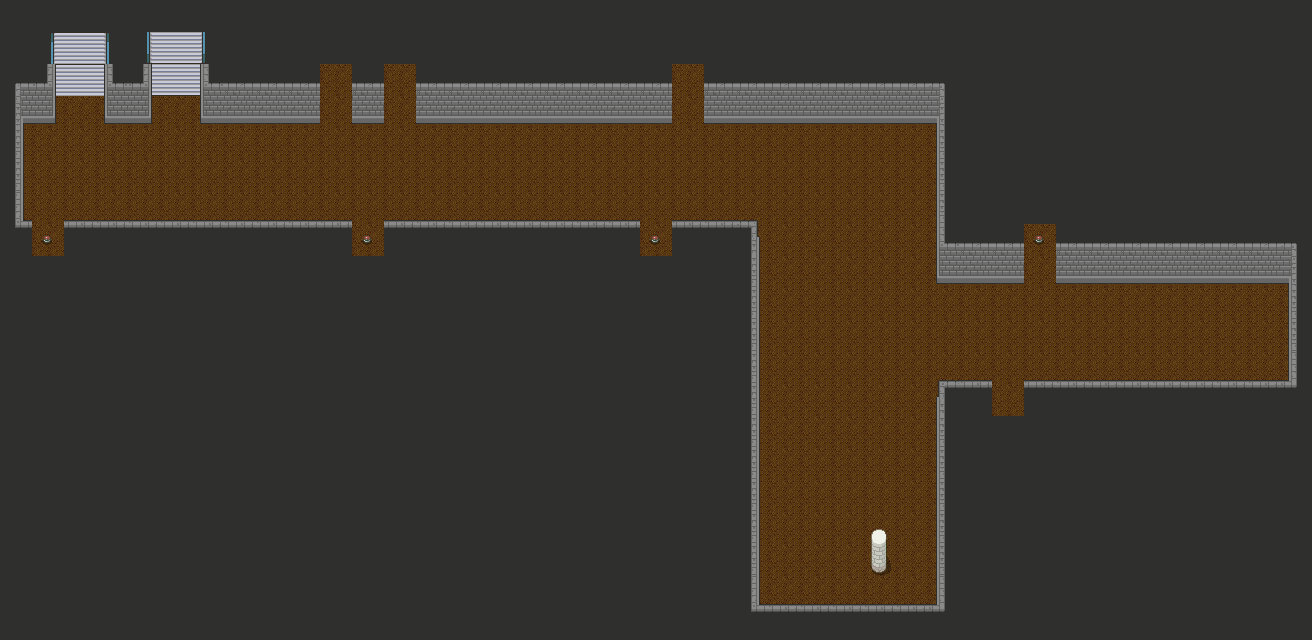

Below is a game level as drawn by its tile map, then a one-line description and the .tmx that defines it (tile-layer data replaced by summaries):
An orthogonal 41x20 tile map with 32x32 px tiles, 3 tile layers (floor, stairs, wall), 3 tilesets and 5 objects (2x 21N307, down, 21N308, 21N304).

<map version="1.8" tiledversion="1.8.5" orientation="orthogonal" renderorder="right-down" width="41" height="20" tilewidth="32" tileheight="32" infinite="0" nextlayerid="7" nextobjectid="11">
 <tileset firstgid="1" source="assets/pokemon_v2.tsx" />
 <tileset firstgid="987" source="assets/Dungeon_v2.tsx" />
 <tileset firstgid="1215" source="assets/Slates_v2.tsx" />
 <layer id="4" name="floor" width="41" height="20">
  <data>[820 cells, 820 non-empty, 2 distinct tile ids]</data>
 </layer>
 <layer id="2" name="stairs" width="41" height="20">
  <data>[820 cells, 55 non-empty, 11 distinct tile ids]</data>
 </layer>
 <layer id="1" name="wall" width="41" height="20">
  <data>[820 cells, 251 non-empty, 32 distinct tile ids]</data>
 </layer>
 <objectgroup id="6" name="door">
  <object id="1" name="down" x="78" y="48.6667">
   <properties>
    <property name="nextDirection" value="DOWN" />
    <property name="nextMap" value="21N2" />
    <property name="nextX" type="int" value="5" />
    <property name="nextY" type="int" value="16" />
   </properties>
  </object>
  <object id="3" name="21N308" x="48.6667" y="241.333">
   <properties>
    <property name="nextDirection" value="DOWN" />
    <property name="nextMap" value="21N308" />
    <property name="nextX" type="int" value="2" />
    <property name="nextY" type="int" value="12" />
   </properties>
  </object>
  <object id="4" name="21N307" x="370" y="242">
   <properties>
    <property name="nextDirection" value="DOWN" />
    <property name="nextMap" value="21N307" />
    <property name="nextX" type="int" value="2" />
    <property name="nextY" type="int" value="12" />
   </properties>
  </object>
  <object id="8" name="21N307" x="657.333" y="241.333">
   <properties>
    <property name="nextDirection" value="DOWN" />
    <property name="nextMap" value="21N307" />
    <property name="nextX" type="int" value="11" />
    <property name="nextY" type="int" value="12" />
   </properties>
  </object>
  <object id="9" name="21N304" x="1039.67" y="240.75">
   <properties>
    <property name="nextDirection" value="UP" />
    <property name="nextMap" value="21N304" />
    <property name="nextX" type="int" value="1" />
    <property name="nextY" type="int" value="1" />
   </properties>
  </object>
 </objectgroup>
</map>
